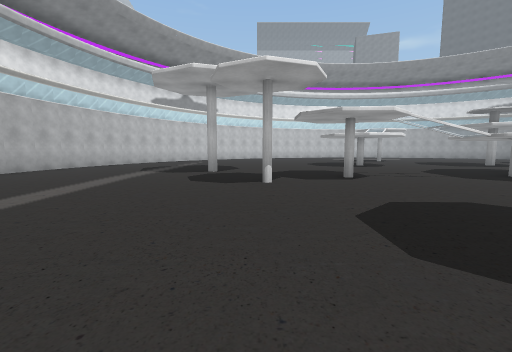
view 1 (above)

17 first-person views from a walk through a Unity game level. The camera is 1.2 m above the floor, tilts 6° down and sees 90° across. The floor is counted in squares, 2 m on a side. Each view is taken from the middle of a square. On the plan, view 1 faces up. The plan holds only what a view shows up to about 9 squares ahead; the rest is blank. The place goes on beyond the plan. The player character is not drawn. Some surface patterns are stand-ins.

view 2
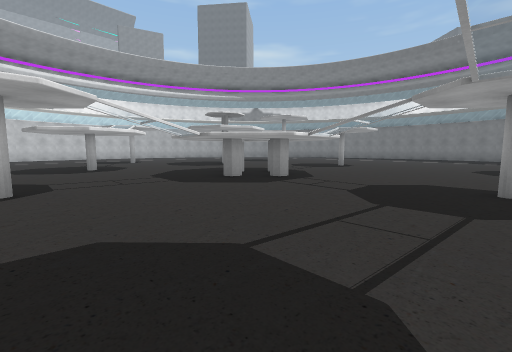

view 3
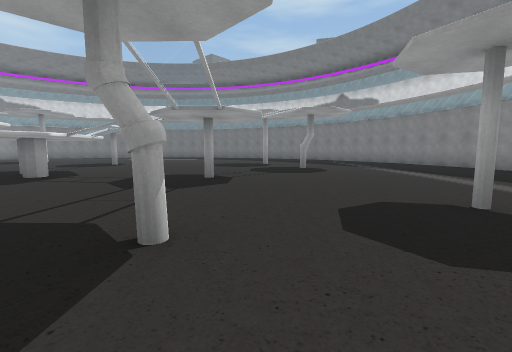

view 4
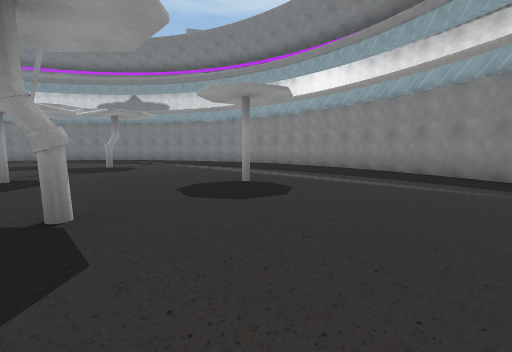

view 5
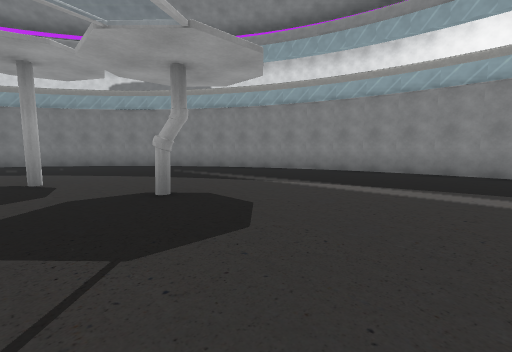

view 6
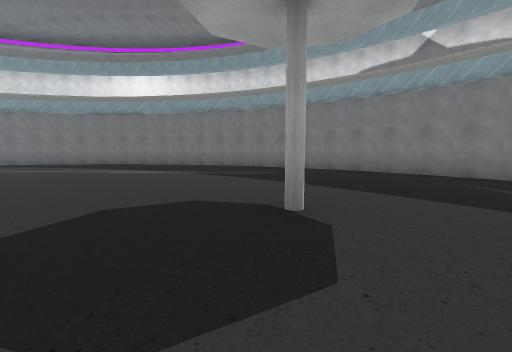

view 7
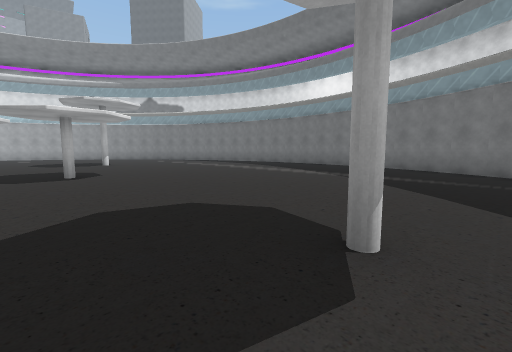

view 8
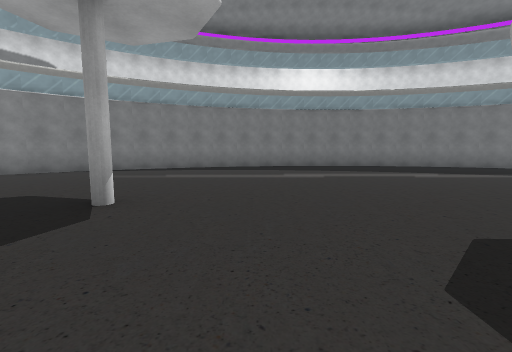

view 9
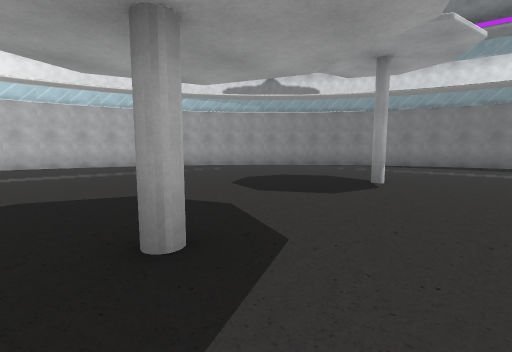

view 10
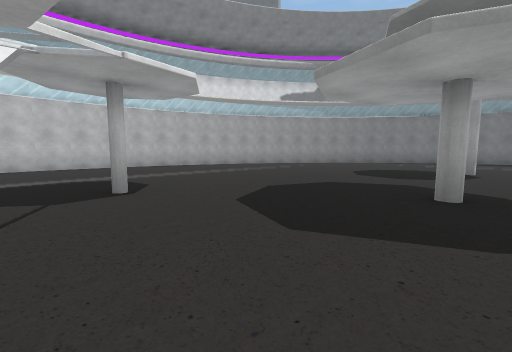

view 11
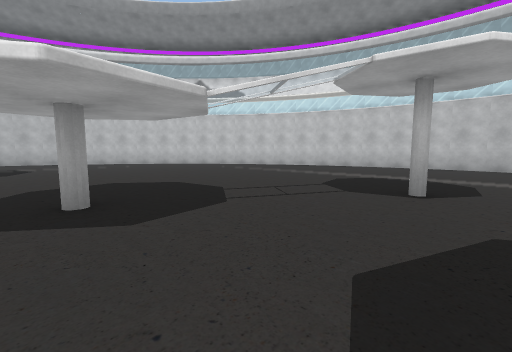

view 12
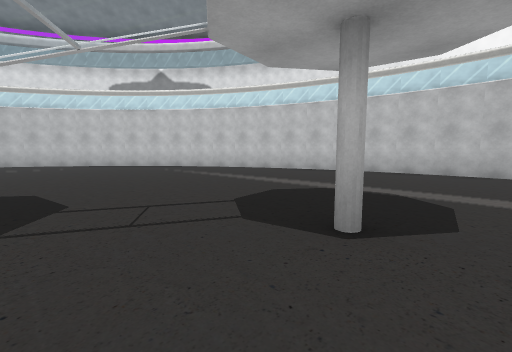

view 13
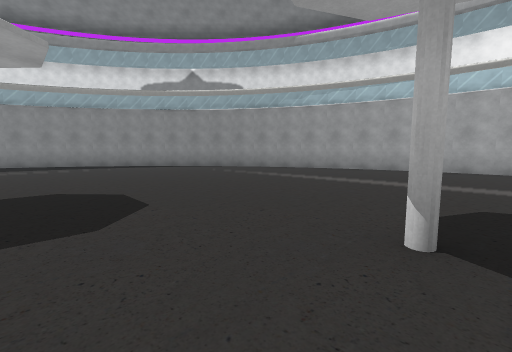

view 14
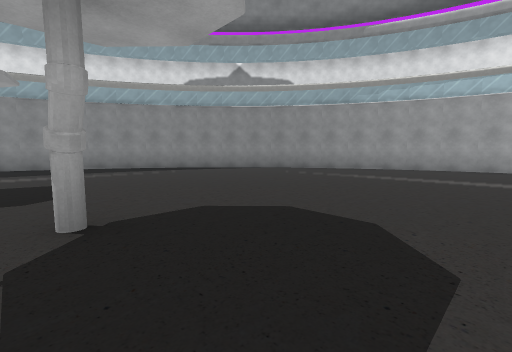

view 15
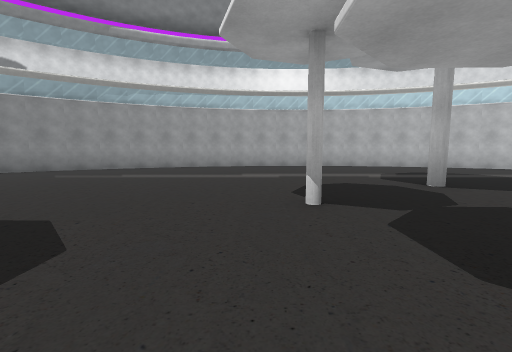

view 16
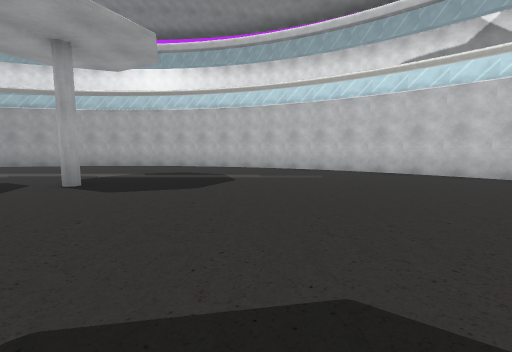

view 17
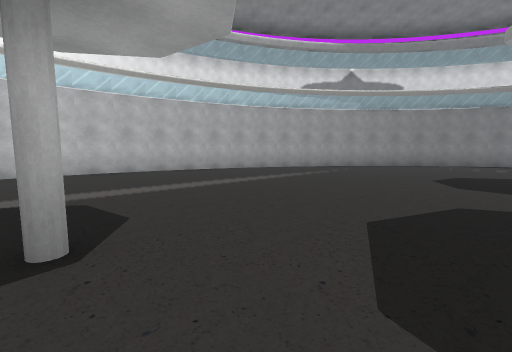

### Floor plan
Key: @ floor where view 1 was taken; # wall or solid block; . floor; ^ raised ledge.
Columns run from 6 left of view 1 to 19 right of it. Each row starts with its distance up from view 1.
 18        ############
 17      ###..........###
 16     ##..............##
 15    ##................##
 14   ##..................##
 13  ##.........#..........##
 12  #......................#
 11 ##......................##
 10 #.........#....#...#.....#
  9 #........................#
  8 #........................#
  7 #....#..... ^  ..........#
  6 #.......#..^^^ ..#.......
  5 #.....#....^^^^..........
  4 #..........#^^ ..........#
  3 #........................#
  2 #........................#
  1 #........#..#............#
  0 ##....@...........#.....##
 -1  #......................#
 -2  ##.......#....#.......##
 -3   ##..................##
 -4    ##................##
 -5     ##..............##
 -6      ###..........###
 -7        ############

Where each view was taken, in squares from view 1:
view 1: 0 up, 0 right, facing up
view 2: 1 up, 2 right, facing up-right
view 3: 0 up, 1 right, facing right
view 4: 1 up, 0 right, facing down-right
view 5: 0 up, 6 right, facing down-right
view 6: 0 up, 9 right, facing right
view 7: 1 down, 10 right, facing up-right
view 8: 8 up, 10 right, facing right
view 9: 8 up, 8 right, facing up-right
view 10: 9 up, 5 right, facing up-right
view 11: 9 up, 7 right, facing up-left
view 12: 11 up, 7 right, facing up-left
view 13: 5 up, 2 right, facing down-left
view 14: 3 up, 3 right, facing down-left
view 15: 4 up, 3 right, facing left
view 16: 10 up, 3 right, facing left
view 17: 11 up, 6 right, facing up-right
